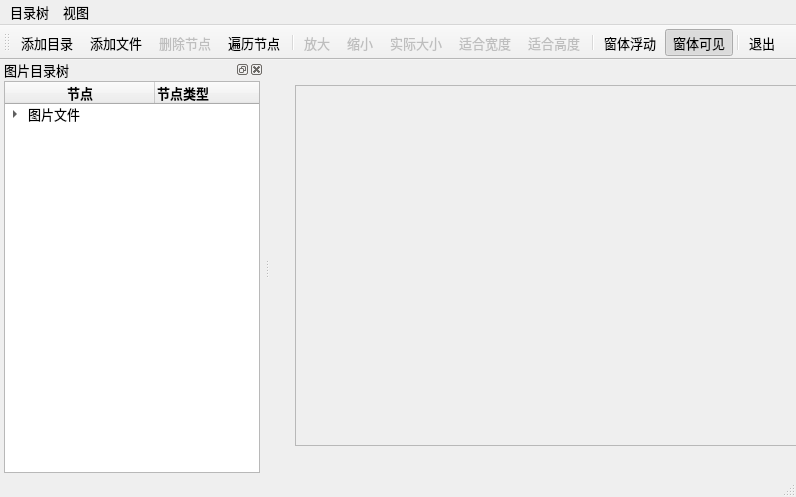
<?xml version="1.0" encoding="UTF-8"?>
<ui version="4.0">
 <class>MainWindow</class>
 <widget class="QMainWindow" name="MainWindow">
  <property name="geometry">
   <rect>
    <x>0</x>
    <y>0</y>
    <width>796</width>
    <height>497</height>
   </rect>
  </property>
  <property name="font">
   <font>
    <pointsize>10</pointsize>
   </font>
  </property>
  <property name="windowTitle">
   <string>QTreeWidget的使用</string>
  </property>
  <widget class="QWidget" name="centralWidget">
   <widget class="QScrollArea" name="scrollArea">
    <property name="geometry">
     <rect>
      <x>25</x>
      <y>25</y>
      <width>541</width>
      <height>361</height>
     </rect>
    </property>
    <property name="minimumSize">
     <size>
      <width>200</width>
      <height>0</height>
     </size>
    </property>
    <property name="sizeAdjustPolicy">
     <enum>QAbstractScrollArea::AdjustIgnored</enum>
    </property>
    <property name="widgetResizable">
     <bool>true</bool>
    </property>
    <property name="alignment">
     <set>Qt::AlignCenter</set>
    </property>
    <widget class="QWidget" name="scrollAreaWidgetContents">
     <property name="geometry">
      <rect>
       <x>0</x>
       <y>0</y>
       <width>539</width>
       <height>359</height>
      </rect>
     </property>
     <layout class="QVBoxLayout" name="verticalLayout_2">
      <item>
       <widget class="QLabel" name="LabPicture">
        <property name="text">
         <string/>
        </property>
        <property name="scaledContents">
         <bool>false</bool>
        </property>
        <property name="alignment">
         <set>Qt::AlignCenter</set>
        </property>
       </widget>
      </item>
     </layout>
    </widget>
   </widget>
  </widget>
  <widget class="QMenuBar" name="menuBar">
   <property name="geometry">
    <rect>
     <x>0</x>
     <y>0</y>
     <width>796</width>
     <height>23</height>
    </rect>
   </property>
   <widget class="QMenu" name="menuPic">
    <property name="title">
     <string>目录树</string>
    </property>
    <addaction name="actAddFolder"/>
    <addaction name="actAddFiles"/>
    <addaction name="actDeleteItem"/>
    <addaction name="actScanItems"/>
    <addaction name="separator"/>
    <addaction name="actQuit"/>
   </widget>
   <widget class="QMenu" name="menuView">
    <property name="title">
     <string>视图</string>
    </property>
    <addaction name="actZoomIn"/>
    <addaction name="actZoomOut"/>
    <addaction name="actZoomRealSize"/>
    <addaction name="actZoomFitW"/>
    <addaction name="actZoomFitH"/>
   </widget>
   <addaction name="menuPic"/>
   <addaction name="menuView"/>
  </widget>
  <widget class="QToolBar" name="mainToolBar">
   <property name="toolButtonStyle">
    <enum>Qt::ToolButtonTextUnderIcon</enum>
   </property>
   <attribute name="toolBarArea">
    <enum>TopToolBarArea</enum>
   </attribute>
   <attribute name="toolBarBreak">
    <bool>false</bool>
   </attribute>
   <addaction name="actAddFolder"/>
   <addaction name="actAddFiles"/>
   <addaction name="actDeleteItem"/>
   <addaction name="actScanItems"/>
   <addaction name="separator"/>
   <addaction name="actZoomIn"/>
   <addaction name="actZoomOut"/>
   <addaction name="actZoomRealSize"/>
   <addaction name="actZoomFitW"/>
   <addaction name="actZoomFitH"/>
   <addaction name="separator"/>
   <addaction name="actDockFloat"/>
   <addaction name="actDockVisible"/>
   <addaction name="separator"/>
   <addaction name="actQuit"/>
  </widget>
  <widget class="QStatusBar" name="statusBar"/>
  <widget class="QDockWidget" name="dockWidget">
   <property name="features">
    <set>QDockWidget::AllDockWidgetFeatures</set>
   </property>
   <property name="allowedAreas">
    <set>Qt::LeftDockWidgetArea|Qt::RightDockWidgetArea</set>
   </property>
   <property name="windowTitle">
    <string>图片目录树</string>
   </property>
   <attribute name="dockWidgetArea">
    <number>1</number>
   </attribute>
   <widget class="QWidget" name="dockWidgetContents">
    <layout class="QVBoxLayout" name="verticalLayout">
     <property name="leftMargin">
      <number>4</number>
     </property>
     <property name="topMargin">
      <number>2</number>
     </property>
     <property name="rightMargin">
      <number>4</number>
     </property>
     <property name="bottomMargin">
      <number>2</number>
     </property>
     <item>
      <widget class="QTreeWidget" name="treeFiles">
       <property name="columnCount">
        <number>2</number>
       </property>
       <attribute name="headerDefaultSectionSize">
        <number>150</number>
       </attribute>
       <column>
        <property name="text">
         <string>节点</string>
        </property>
        <property name="font">
         <font>
          <weight>75</weight>
          <bold>true</bold>
         </font>
        </property>
        <property name="textAlignment">
         <set>AlignCenter</set>
        </property>
       </column>
       <column>
        <property name="text">
         <string>节点类型</string>
        </property>
        <property name="font">
         <font>
          <weight>75</weight>
          <bold>true</bold>
         </font>
        </property>
        <property name="textAlignment">
         <set>AlignLeading|AlignVCenter</set>
        </property>
       </column>
       <item>
        <property name="text">
         <string>图片文件</string>
        </property>
        <property name="icon">
         <iconset resource="res.qrc">
          <normaloff>:/images/icons/15.ico</normaloff>:/images/icons/15.ico</iconset>
        </property>
        <item>
         <property name="text">
          <string>分组节点</string>
         </property>
         <property name="icon">
          <iconset resource="res.qrc">
           <normaloff>:/images/icons/open3.bmp</normaloff>:/images/icons/open3.bmp</iconset>
         </property>
         <item>
          <property name="text">
           <string>图片节点</string>
          </property>
          <property name="icon">
           <iconset resource="res.qrc">
            <normaloff>:/images/icons/31.ico</normaloff>:/images/icons/31.ico</iconset>
          </property>
         </item>
        </item>
        <item>
         <property name="text">
          <string>分组2</string>
         </property>
         <item>
          <property name="text">
           <string>图片2</string>
          </property>
          <property name="icon">
           <iconset resource="res.qrc">
            <normaloff>:/images/icons/31.ico</normaloff>:/images/icons/31.ico</iconset>
          </property>
         </item>
        </item>
       </item>
      </widget>
     </item>
    </layout>
   </widget>
  </widget>
  <action name="actAddFolder">
   <property name="icon">
    <iconset resource="res.qrc">
     <normaloff>:/images/icons/open3.bmp</normaloff>:/images/icons/open3.bmp</iconset>
   </property>
   <property name="text">
    <string>添加目录...</string>
   </property>
   <property name="toolTip">
    <string>添加目录</string>
   </property>
   <property name="shortcut">
    <string>Ctrl+F</string>
   </property>
  </action>
  <action name="actAddFiles">
   <property name="icon">
    <iconset resource="res.qrc">
     <normaloff>:/images/icons/824.bmp</normaloff>:/images/icons/824.bmp</iconset>
   </property>
   <property name="text">
    <string>添加文件...</string>
   </property>
   <property name="toolTip">
    <string>添加文件</string>
   </property>
   <property name="shortcut">
    <string>Ctrl+N</string>
   </property>
  </action>
  <action name="actZoomIn">
   <property name="enabled">
    <bool>false</bool>
   </property>
   <property name="icon">
    <iconset resource="res.qrc">
     <normaloff>:/images/icons/418.bmp</normaloff>:/images/icons/418.bmp</iconset>
   </property>
   <property name="text">
    <string>放大</string>
   </property>
   <property name="toolTip">
    <string>放大图片</string>
   </property>
   <property name="shortcut">
    <string>Ctrl+I</string>
   </property>
  </action>
  <action name="actZoomOut">
   <property name="enabled">
    <bool>false</bool>
   </property>
   <property name="icon">
    <iconset resource="res.qrc">
     <normaloff>:/images/icons/416.bmp</normaloff>:/images/icons/416.bmp</iconset>
   </property>
   <property name="text">
    <string>缩小</string>
   </property>
   <property name="toolTip">
    <string>缩小图片</string>
   </property>
   <property name="shortcut">
    <string>Ctrl+O</string>
   </property>
  </action>
  <action name="actZoomRealSize">
   <property name="enabled">
    <bool>false</bool>
   </property>
   <property name="icon">
    <iconset resource="res.qrc">
     <normaloff>:/images/icons/414.bmp</normaloff>:/images/icons/414.bmp</iconset>
   </property>
   <property name="text">
    <string>实际大小</string>
   </property>
   <property name="toolTip">
    <string>图片实际大小显示</string>
   </property>
  </action>
  <action name="actZoomFitW">
   <property name="enabled">
    <bool>false</bool>
   </property>
   <property name="icon">
    <iconset resource="res.qrc">
     <normaloff>:/images/icons/424.bmp</normaloff>:/images/icons/424.bmp</iconset>
   </property>
   <property name="text">
    <string>适合宽度</string>
   </property>
   <property name="toolTip">
    <string>适合宽度显示</string>
   </property>
   <property name="shortcut">
    <string>Ctrl+W</string>
   </property>
  </action>
  <action name="actDeleteItem">
   <property name="enabled">
    <bool>false</bool>
   </property>
   <property name="icon">
    <iconset resource="res.qrc">
     <normaloff>:/images/icons/delete1.bmp</normaloff>:/images/icons/delete1.bmp</iconset>
   </property>
   <property name="text">
    <string>删除节点</string>
   </property>
   <property name="toolTip">
    <string>删除节点</string>
   </property>
  </action>
  <action name="actQuit">
   <property name="icon">
    <iconset resource="res.qrc">
     <normaloff>:/images/icons/exit.bmp</normaloff>:/images/icons/exit.bmp</iconset>
   </property>
   <property name="text">
    <string>退出</string>
   </property>
   <property name="toolTip">
    <string>退出本系统</string>
   </property>
  </action>
  <action name="actZoomFitH">
   <property name="enabled">
    <bool>false</bool>
   </property>
   <property name="icon">
    <iconset resource="res.qrc">
     <normaloff>:/images/icons/426.bmp</normaloff>:/images/icons/426.bmp</iconset>
   </property>
   <property name="text">
    <string>适合高度</string>
   </property>
   <property name="shortcut">
    <string>Ctrl+H</string>
   </property>
  </action>
  <action name="actScanItems">
   <property name="icon">
    <iconset resource="res.qrc">
     <normaloff>:/images/icons/fold.bmp</normaloff>:/images/icons/fold.bmp</iconset>
   </property>
   <property name="text">
    <string>遍历节点</string>
   </property>
   <property name="toolTip">
    <string>遍历节点</string>
   </property>
  </action>
  <action name="actDockVisible">
   <property name="checkable">
    <bool>true</bool>
   </property>
   <property name="checked">
    <bool>true</bool>
   </property>
   <property name="icon">
    <iconset resource="res.qrc">
     <normaloff>:/images/icons/414.bmp</normaloff>:/images/icons/414.bmp</iconset>
   </property>
   <property name="text">
    <string>窗体可见</string>
   </property>
   <property name="toolTip">
    <string>窗体可见</string>
   </property>
  </action>
  <action name="actDockFloat">
   <property name="checkable">
    <bool>true</bool>
   </property>
   <property name="checked">
    <bool>false</bool>
   </property>
   <property name="icon">
    <iconset resource="res.qrc">
     <normaloff>:/images/icons/814.bmp</normaloff>:/images/icons/814.bmp</iconset>
   </property>
   <property name="text">
    <string>窗体浮动</string>
   </property>
   <property name="toolTip">
    <string>窗体浮动</string>
   </property>
  </action>
 </widget>
 <layoutdefault spacing="6" margin="11"/>
 <resources>
  <include location="res.qrc"/>
 </resources>
 <connections>
  <connection>
   <sender>actQuit</sender>
   <signal>triggered()</signal>
   <receiver>MainWindow</receiver>
   <slot>close()</slot>
   <hints>
    <hint type="sourcelabel">
     <x>-1</x>
     <y>-1</y>
    </hint>
    <hint type="destinationlabel">
     <x>522</x>
     <y>286</y>
    </hint>
   </hints>
  </connection>
 </connections>
</ui>
